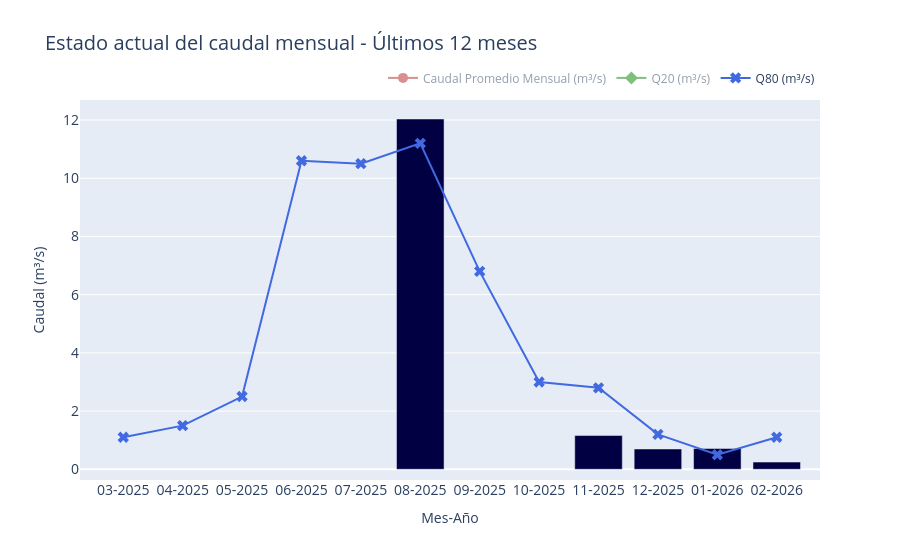

Source (notebook cell):
### Code cell
# Using plotly to create a barplot of the last 12 month of monthly discharge data
import plotly.express as px
import datetime
# Get the last 12 months
last_date = DISCHARGE_MONTHLY.index.max()
start_date = last_date - pd.DateOffset(months=11)
DISCHARGE_LAST_12_MONTHS = DISCHARGE_MONTHLY[(DISCHARGE_MONTHLY.index >= start_date) & (DISCHARGE_MONTHLY.index <= last_date)]

meses_map = {1: 'Ene', 2: 'Feb', 3: 'Mar', 4: 'Abr', 5: 'May', 6: 'Jun',
             7: 'Jul', 8: 'Ago', 9: 'Sep', 10: 'Oct', 11: 'Nov', 12: 'Dic'}

# x values (same as bar x)
x = DISCHARGE_LAST_12_MONTHS.index.strftime('%m-%Y')
months_nums = DISCHARGE_LAST_12_MONTHS.index.month

# extract series from df_results using the month labels
y_mean = [df_results.loc['mean_discharge (m³/s)', meses_map[m]] for m in months_nums]
y_q20  = [df_results.loc['Q20 (m³/s)', meses_map[m]]            for m in months_nums]
y_q80  = [df_results.loc['Q80 (m³/s)', meses_map[m]]            for m in months_nums]

fig = px.bar(
    DISCHARGE_LAST_12_MONTHS,
    x=DISCHARGE_LAST_12_MONTHS.index.strftime('%m-%Y'),
    y='Discharge',
    labels={'x': 'Mes-Año', 'Discharge': 'Caudal (m³/s)'},
    title='Estado actual del caudal mensual - Últimos 12 meses',
    color_discrete_sequence=['rgb(0,0,66)']
)


# add traces to existing figure
fig.add_trace(go.Scatter(x=x, y=y_mean, mode='lines+markers',
                         name='Caudal Promedio Mensual (m³/s)',
                         marker=dict(symbol='circle', size=10),
                         line=dict(color='firebrick', width=2),
                         visible='legendonly',
                         showlegend=True))

fig.add_trace(go.Scatter(x=x, y=y_q20, mode='lines+markers',
                         name='Q20 (m³/s)',
                         marker=dict(symbol='diamond', size=10),
                         line=dict(color='green', width=2),
                         visible='legendonly',
                         showlegend=True))

fig.add_trace(go.Scatter(x=x, y=y_q80, mode='lines+markers',
                         name='Q80 (m³/s)',
                         marker=dict(symbol='x', size=10),
                         line=dict(color='royalblue', width=2),
                         showlegend=True))

# ensure bars are shown side-by-side (grouped) if multiple traces exist
fig.update_layout(barmode='group')
fig.update_layout(
    legend=dict(orientation='h', yanchor='bottom', y=1.02, xanchor='right', x=1),
    xaxis_tickfont=dict(size=14),
    yaxis_tickfont=dict(size=14),
    title_font=dict(size=20)
)
fig.show()

### Figure 1 — Plotly figure (JSON) as saved in the notebook; plotly's stock layout.template omitted (floating-point values rounded to 4 significant figures)
{"data": [{"alignmentgroup": "True", "hovertemplate": "Mes-Año=%{x}<br>Caudal (m³/s)=%{y}<extra></extra>", "legendgroup": "", "marker": {"color": "rgb(0,0,66)", "pattern": {"shape": ""}}, "name": "", "offsetgroup": "", "orientation": "v", "showlegend": false, "textposition": "auto", "type": "bar", "x": ["03-2025", "04-2025", "05-2025", "06-2025", "07-2025", "08-2025", "09-2025", "10-2025", "11-2025", "12-2025", "01-2026", "02-2026"], "xaxis": "x", "y": [null, null, null, null, null, 12.03, null, null, 1.161, 0.6975, 0.7138, 0.2478], "yaxis": "y"}, {"line": {"color": "firebrick", "width": 2}, "marker": {"size": 10, "symbol": "circle"}, "mode": "lines+markers", "name": "Caudal Promedio Mensual (m³/s)", "showlegend": true, "type": "scatter", "visible": "legendonly", "x": ["03-2025", "04-2025", "05-2025", "06-2025", "07-2025", "08-2025", "09-2025", "10-2025", "11-2025", "12-2025", "01-2026", "02-2026"], "y": [14, 12.5, 18.3, 29, 26.2, 25, 23.5, 19.3, 13, 8.7, 4.2, 10.4]}, {"line": {"color": "green", "width": 2}, "marker": {"size": 10, "symbol": "diamond"}, "mode": "lines+markers", "name": "Q20 (m³/s)", "showlegend": true, "type": "scatter", "visible": "legendonly", "x": ["03-2025", "04-2025", "05-2025", "06-2025", "07-2025", "08-2025", "09-2025", "10-2025", "11-2025", "12-2025", "01-2026", "02-2026"], "y": [11.4, 22.8, 28.3, 48.2, 41.9, 30.2, 35.7, 32.2, 22, 7.1, 9.8, 12]}, {"line": {"color": "royalblue", "width": 2}, "marker": {"size": 10, "symbol": "x"}, "mode": "lines+markers", "name": "Q80 (m³/s)", "showlegend": true, "type": "scatter", "x": ["03-2025", "04-2025", "05-2025", "06-2025", "07-2025", "08-2025", "09-2025", "10-2025", "11-2025", "12-2025", "01-2026", "02-2026"], "y": [1.1, 1.5, 2.5, 10.6, 10.5, 11.2, 6.8, 3, 2.8, 1.2, 0.5, 1.1]}], "layout": {"barmode": "group", "legend": {"orientation": "h", "tracegroupgap": 0, "x": 1, "xanchor": "right", "y": 1.02, "yanchor": "bottom"}, "title": {"font": {"size": 20}, "text": "Estado actual del caudal mensual - Últimos 12 meses"}, "xaxis": {"anchor": "y", "domain": [0, 1], "tickfont": {"size": 14}, "title": {"text": "Mes-Año"}}, "yaxis": {"anchor": "x", "domain": [0, 1], "tickfont": {"size": 14}, "title": {"text": "Caudal (m³/s)"}}}}
